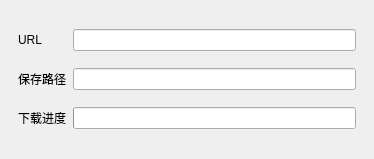
<?xml version="1.0" encoding="UTF-8"?>
<ui version="4.0">
 <class>Form</class>
 <widget class="QWidget" name="Form">
  <property name="geometry">
   <rect>
    <x>0</x>
    <y>0</y>
    <width>374</width>
    <height>159</height>
   </rect>
  </property>
  <property name="windowTitle">
   <string>Form</string>
  </property>
  <layout class="QGridLayout" name="gridLayout">
   <property name="leftMargin">
    <number>0</number>
   </property>
   <property name="topMargin">
    <number>0</number>
   </property>
   <property name="rightMargin">
    <number>0</number>
   </property>
   <property name="bottomMargin">
    <number>0</number>
   </property>
   <item row="0" column="0">
    <widget class="SimpleCardWidget" name="SimpleCardWidget">
     <layout class="QVBoxLayout" name="verticalLayout">
      <item>
       <widget class="QWidget" name="widget" native="true">
        <layout class="QGridLayout" name="gridLayout_2">
         <item row="1" column="1">
          <widget class="LineEdit" name="urlEdit"/>
         </item>
         <item row="3" column="0">
          <widget class="BodyLabel" name="BodyLabel_3">
           <property name="text">
            <string>下载进度</string>
           </property>
          </widget>
         </item>
         <item row="2" column="0">
          <widget class="BodyLabel" name="BodyLabel_2">
           <property name="text">
            <string>保存路径</string>
           </property>
          </widget>
         </item>
         <item row="2" column="1">
          <widget class="LineEdit" name="savePathEdit"/>
         </item>
         <item row="3" column="1">
          <widget class="ProgressBar" name="ProgressBar"/>
         </item>
         <item row="1" column="0">
          <widget class="BodyLabel" name="BodyLabel">
           <property name="text">
            <string>URL</string>
           </property>
          </widget>
         </item>
        </layout>
       </widget>
      </item>
     </layout>
    </widget>
   </item>
  </layout>
 </widget>
 <customwidgets>
  <customwidget>
   <class>CardWidget</class>
   <extends>QFrame</extends>
   <header>qfluentwidgets</header>
   <container>1</container>
  </customwidget>
  <customwidget>
   <class>SimpleCardWidget</class>
   <extends>CardWidget</extends>
   <header>qfluentwidgets</header>
   <container>1</container>
  </customwidget>
  <customwidget>
   <class>BodyLabel</class>
   <extends>QLabel</extends>
   <header>qfluentwidgets</header>
  </customwidget>
  <customwidget>
   <class>ProgressBar</class>
   <extends>QProgressBar</extends>
   <header>qfluentwidgets</header>
  </customwidget>
  <customwidget>
   <class>LineEdit</class>
   <extends>QLineEdit</extends>
   <header>qfluentwidgets</header>
  </customwidget>
 </customwidgets>
 <resources/>
 <connections/>
</ui>
